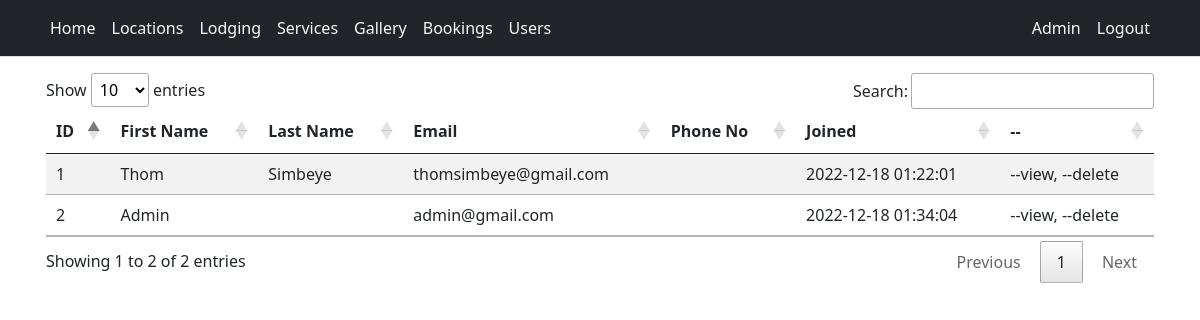
/pages/users.php (signed in), run on the app's committed database.
### tables this page shows
CREATE TABLE `users` (
  `id` int(11) NOT NULL,
  `email` varchar(60) DEFAULT NULL,
  `first_name` varchar(60) DEFAULT NULL,
  `last_name` varchar(60) DEFAULT NULL,
  `phone_no` varchar(12) DEFAULT NULL,
  `password` longtext NOT NULL,
  `is_admin` tinyint(1) NOT NULL,
  `joined` datetime DEFAULT current_timestamp()
);

### api/get_user.php (called while the page is built, shortened)
<?php
function get_profile($email, $db_connection){
    $sql = "SELECT * FROM users WHERE email = ?";
    if($stmt = $db_connection->prepare($sql)){
        $stmt->bind_param("s", $email);
        if($stmt->execute()){
            $result = $stmt->get_result();
            if($result->num_rows == 1){
                $row = $result->fetch_array(MYSQLI_ASSOC);
                return $row;
            }
        }
    }
}

### inc/session.php (called while the page is built, shortened)
<?php
require_once "../scripts/connect.php";
include_once "../api/get_user.php";
if (!(isset($_SESSION["loggedin"]) && $_SESSION["loggedin"] === true)) {
    header('location: login.php');
    exit();
} else {
    $user = get_profile($_SESSION['email'], $db_connection);
}
?>

### api/get_table_data.php (the view, shortened to what this page needs)
<?php
include_once "get_user.php";
function get_user_data($db_connection){
    $sql = "SELECT * FROM users";
    if($result = $db_connection->query($sql)){
        if($result->num_rows > 0){
            while($row = $result->fetch_array()){
                echo "<tr>";
                    echo "<td>" . $row['id'] . "</td>";
                    echo "<td>" . $row['first_name'] . "</td>";
                    echo "<td>" . $row['last_name'] . "</td>";
                    echo "<td>" . $row['email'] . "</td>";
                    echo "<td>" . $row['phone_no'] . "</td>";
                    echo "<td>" . $row['joined'] . "</td>";
                    echo "<td> --view, --delete </td>";
                echo "</tr>";
            }
        } else {
            echo "<tr>";
                echo "<td colspan='7' class='text-center'> No records found. </td>";
            echo "</tr>";
        }
    }
}

### inc/navbar.php
<nav class="py-2 bg-dark border-bottom sticky-top">
    <div class="container d-flex flex-wrap">
        <ul class="nav me-auto">
            <li class="nav-item"><a href="/Mwape/" class="nav-link link-light px-2">Home</a></li>
            <li class="nav-item"><a href="/Mwape/pages/location.php" class="nav-link link-light px-2">Locations</a></li>
            <li class="nav-item"><a href="/Mwape/pages/lodging.php" class="nav-link link-light px-2">Lodging</a></li>
            <li class="nav-item"><a href="/Mwape/index.php#services" class="nav-link link-light px-2">Services</a></li>
            <li class="nav-item"><a href="/Mwape/pages/gallery.php" class="nav-link link-light px-2">Gallery</a></li>
            <?php
            if (isset($_SESSION['email'])) {
                echo '<li class="nav-item"><a href="/Mwape/pages/booking.php" class="nav-link link-light px-2">Bookings</a></li>';
                if ($user['is_admin'] == true) {
                    echo '<li class="nav-item"><a href="/Mwape/pages/users.php" class="nav-link link-light px-2">Users</a></li>';
                }
            }
            ?>
        </ul>
        <ul class="nav">
            <?php
            if (isset($_SESSION['email'])) {
              echo '<li class="nav-item"><a href="/Mwape/pages/account.php" class="nav-link link-light px-2">'.$user['first_name'].' '.$user['last_name'].'</a></li>
              <li class="nav-item"><a href="/Mwape/scripts/logout.process.php" class="nav-link link-light px-2">Logout</a></li>';
            } else {
              echo '<li class="nav-item"><a href="/Mwape/pages/login.php" class="nav-link link-light px-2">Login</a></li>
              <li class="nav-item"><a href="/Mwape/pages/signup.php" class="nav-link link-light px-2">Sign up</a></li>';
            }
            ?>
        </ul>
    </div>
</nav>

### DataTables/datatables.css (style rules this page uses)
table.dataTable tbody tr { background-color: transparent; }
table.dataTable tbody th, table.dataTable tbody td { padding: 8px 10px; }
table.dataTable th, table.dataTable td { box-sizing: content-box; }

### data on the page
users: first_name "Admin", id "2", email "admin@gmail.com", joined "2022-12-18 01:34:04"
users: id "1", first_name "Thom", last_name "Simbeye", email "thomsimbeye@gmail.com", joined "2022-12-18 01:22:01"
